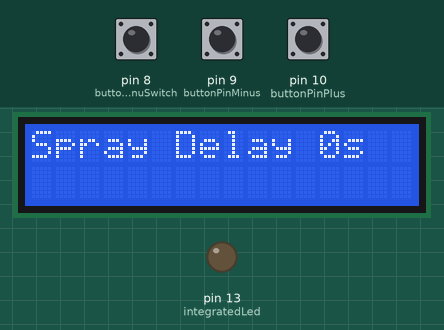
Bench run of a sketch on a simulated Arduino Uno, built with avr-gcc and run on an emulated ATmega328P. Shown: 16×2 character LCD, output pins drawn as LEDs (lit = HIGH). The inputs (shaded band) are chosen by the test bench; at power-on: pin 8 (buttonPinMenuSwitch) HIGH, pin 10 (buttonPinPlus) HIGH, pin 9 (buttonPinMinus) HIGH.

Above: at 1.2 s.
1.3 s: pin 8 (buttonPinMenuSwitch) pulled LOW for 0.15 s
At 2.3 s:
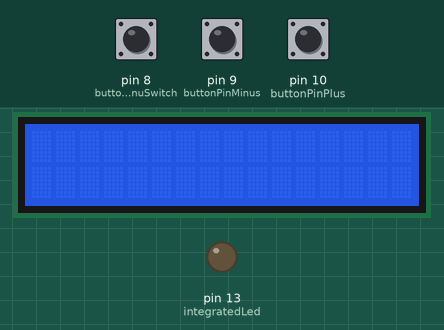
2.9 s: pin 8 (buttonPinMenuSwitch) pulled LOW for 1 s
At 3.8 s:
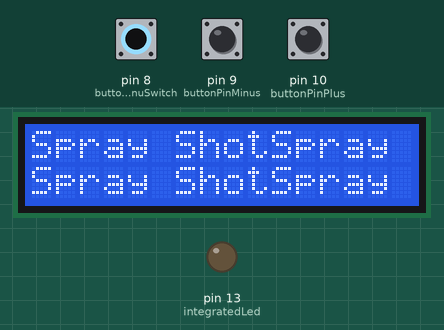
5.4 s: pin 8 (buttonPinMenuSwitch) pulled LOW for 3.2 s
At 6.6 s:
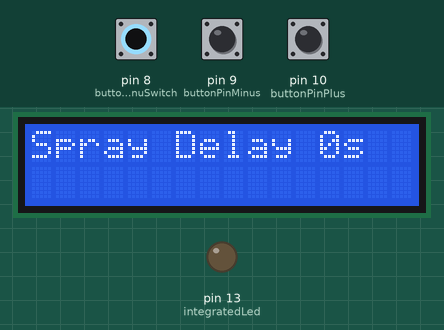
10.1 s: pin 10 (buttonPinPlus) pulled LOW for 0.15 s
At 11.3 s:
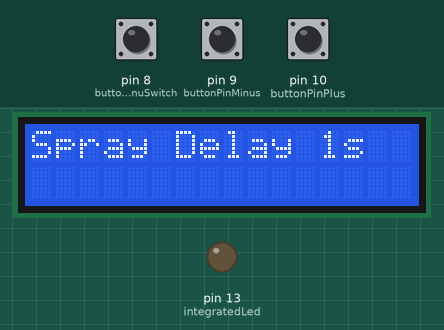
11.7 s: pin 10 (buttonPinPlus) pulled LOW for 1 s
At 12.6 s:
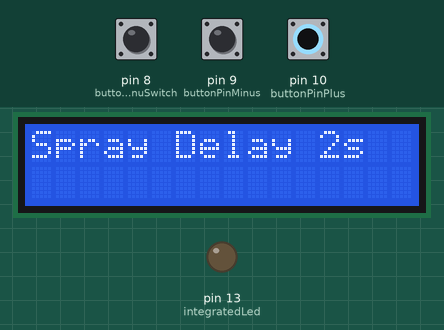
Timing chart, 0 to 14.7 s (numbered marks = the images above; inputs shaded):
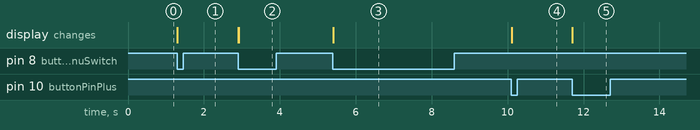

The sketch:

Setup.ino
```cpp
/*
  Libraries
*/
#include <LiquidCrystal.h>

/*
  Constant variables
*/
// Input pins for LCD screen
const int rs = 12, en = 11, d4 = 5, d5 = 4, d6 = 3, d7 = 2;
// Button to switch menus
const int buttonPinMenuSwitch = 8;
// Input pins for minus and plus
const int buttonPinMinus = 9;
const int buttonPinPlus = 10;
// Integrated LED
const int integratedLed = 13;


/*
  States:
  - notInUse = 0
  - useNumber1 = 1
  - useNumber2 = 2
  - useCleaning = 3
  - useTypeUnknown = 4
  - triggeredShot = 5
  - menuActive = 6
*/
int currentState;
/*
  States:
  - Spray Delay = 0
  - Ambient Temperature = 1
  - Remaining Spray Shots = 2
*/
int currentMenuState;
// Delay before spraying
int sprayDelaySeconds;
int sprayDelaySecondsLast;
// Button states for spray delay
int buttonStateMinus;
int buttonStateMinusLast;
int buttonStatePlus;
int buttonStatePlusLast;
// Button states to switch menus
int buttonStateMenuSwitch;
int buttonStateMenuSwitchLast;
// Integrated LED state
int integratedLedState;

// Creating LCD object
LiquidCrystal lcd(rs, en, d4, d5, d6, d7);


void setup() {
  /*
    Assign values to variables
  */
  currentState = 0;
  sprayDelaySeconds = 0;
  buttonStateMinusLast = HIGH;
  buttonStatePlusLast = HIGH;
  integratedLedState = LOW;
  /*
    Assign Pins to OUTPUT or INPUT
  */
  pinMode(buttonPinMinus, INPUT);
  pinMode(buttonPinPlus, INPUT);
  pinMode(buttonPinMenuSwitch, INPUT);
  pinMode(integratedLed, OUTPUT);
  // Set up the LCD's number of columns and rows:
  lcd.begin(16, 2);
}

void loop() {
  states();
  menuStates();
  determineStates();
  determineMenuStates();
}

void states() {
  switch(currentState) {
    case 0:
      notInUse();
      break;
    case 1:
      useTypeUnknown();
      break;
    case 2:
      useNumber1();
      break;
    case 3:
      useNumber2();
      break;
    case 4:
      useCleaning();
      break;
    case 5:
      triggeredShot();
      break;
    case 6:
      menuActive();
      break;
  }
}

void menuStates() {
  switch(currentMenuState) {
    case 0:
      sprayDelay();
      break;
    case 1:
      ambientTemperature();
      break;
    case 2:
      remainingSprayShots();
      break;
    default:
      ambientTemperature();
      break;
  }
}

void determineMenuStates() {
  buttonStateMenuSwitch = digitalRead(buttonPinMenuSwitch);

  if (buttonStateMenuSwitchLast != buttonStateMenuSwitch && buttonStateMenuSwitch == LOW) {
    if (currentMenuState == 2) {
      currentMenuState = 0;
    } else {
      currentMenuState += 1;
    }
    lcd.clear();
  }

  buttonStateMenuSwitchLast = buttonStateMenuSwitch;
}

void determineStates() {

}

void notInUse() {

}

void useTypeUnknown() {
  if(currentState == 0) {

  }
}

void useNumber1() {
  if(currentState == 4) {

  }
}

void useNumber2() {
  if(currentState == 1) {

  }
}

void useCleaning() {
  if(currentState == 4) {

  }
}

void triggeredShot() {
  if(currentState == 1
  || currentState == 2
  || currentState == 3
  || currentState == 4) {

  }
}

void menuActive() {
  if(currentState == 1
  || currentState == 2
  || currentState == 3
  || currentState == 4) {

  }
}

void spray(int times) {
  for (int t = 0; t < times; t++) {
    // spray
  }
}

void sprayDelay() {
  displaySprayDelay();
  changeSprayDelay();
}

void ambientTemperature() {
  displayTemperature();
}

void remainingSprayShots() {
  displaySprayShot();
  resetSprayShot();
}

void displayTemperature() {

}

void displaySprayShot() {
  lcd.print("Spray Shot");
}

void resetSprayShot() {

}

void changeSprayDelay() {
  buttonStateMinus = digitalRead(buttonPinMinus);
  buttonStatePlus = digitalRead(buttonPinPlus);

  if (buttonStateMinusLast != buttonStateMinus && buttonStateMinus == LOW) {
    if (sprayDelaySeconds > 0) {
      sprayDelaySeconds -= 1;
    }
  } else if (buttonStatePlusLast != buttonStatePlus && buttonStatePlus == LOW) {
    sprayDelaySeconds += 1;
  }

  buttonStateMinusLast = buttonStateMinus;
  buttonStatePlusLast = buttonStatePlus;
}

void displaySprayDelay() {
  if (lengthInt(sprayDelaySeconds) < lengthInt(sprayDelaySecondsLast)) {
    lcd.clear();
  }

  lcd.setCursor(0, 0);
  lcd.print("Spray Delay");

  lcd.setCursor(12, 0);
  lcd.print(sprayDelaySeconds, DEC);

  lcd.setCursor(12 + lengthInt(sprayDelaySeconds), 0);
  lcd.print("s");

  sprayDelaySecondsLast = sprayDelaySeconds;
}

int lengthInt(int integer) {
  int result = 0;

  if(integer > 0) {
    while (integer > 0) {
      integer /= 10;
      result++;
    }
  } else {
    return 1;
  }

  return result;
}
```

Measured:
- after the input at 1.3 s, the display: changes at once (image 1)
- after the input at 2.9 s, the display: first changes at once (image 2 shows a later state)
- after the input at 5.4 s, the display: first changes at once (image 3 shows a later state)
- after the input at 10.1 s, the display: changes at once (image 4)
- after the input at 11.7 s, the display: changes at once (image 5)
